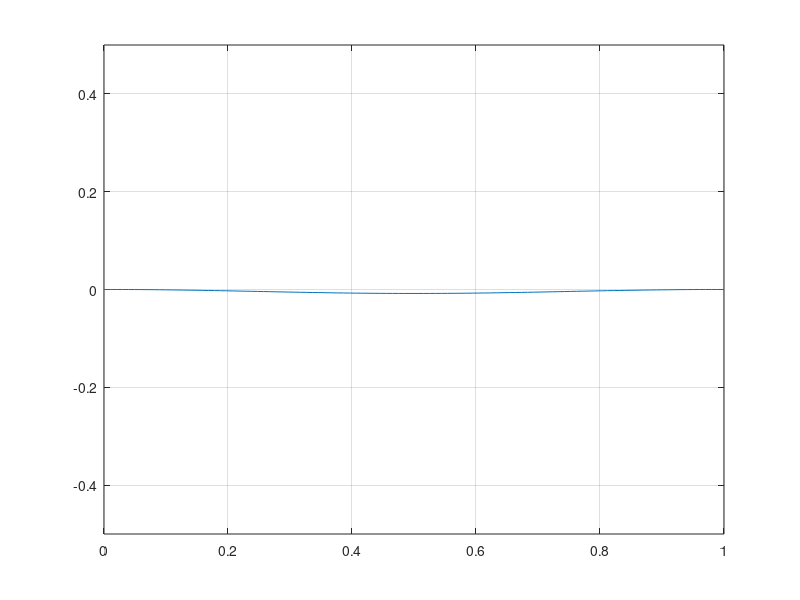

Reproduce this figure in MATLAB.
clear;clc;close all;

L=1;
n=100;
h=L/(n+1);

T=4;
nT=500;
dt=T/nT;

r=(dt/h)^2;
assert(r<=1);

A=spdiags(ones(n,1)*[r 2*(1-r) r],-1:1,n,n);

x=(0:h:L)';
u=zeros(n+2,nT);
u(:,1)=sin(2*pi*x)*0;
% v=2*pi*sin(2*pi*x);
v=(1-cos(2*pi*x))/2;
% m=max(u(:,1))*2;
m=0.5;

u(2:end-1,2)=0.5*A*u(2:end-1,1)+dt*v(2:end-1);
for t=3:nT
    u(2:end-1,t)=A*u(2:end-1,t-1)-u(2:end-1,t-2);
    plot(x,u(:,t));
    axis([0 L -m m]); 
    grid;
    getframe;
end

% figure, mesh(u);